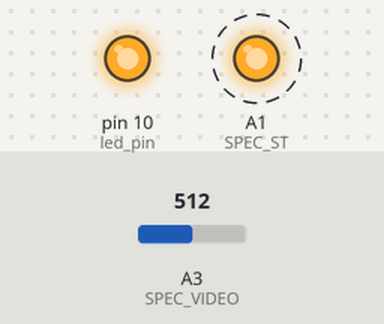
This sketch was run on a simulated Arduino Uno, built with avr-gcc and run on an emulated ATmega328P. Parts: output pins drawn as LEDs (lit = HIGH). Dashed ring = blinking. Inputs (shaded band) come from the test bench; at power-on: A3 (SPEC_VIDEO) = 512. Pins used as bus, display or sensor lines are not drawn; what the sketch prints to the serial monitor is not drawn.

Above: at 0.1 s.
Timing chart, 0 to 40.0 s (numbered marks = the images above):
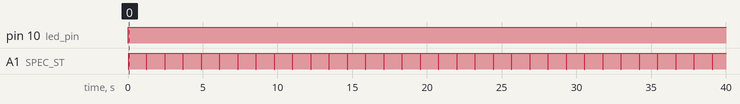

The sketch:

fluorometer.ino
```cpp
/*
This code is modified from the supporting document of
"Open-source fluorescence spectrometer for noncontact scientific research and education"
doi: https://doi.org/10.1021/acs.jchemed.1c00560
*/


#define SPEC_TRG A0
#define SPEC_ST A1
#define SPEC_CLK A2
#define SPEC_VIDEO A3
#define SPEC_CHANNELS 288 // New Spec Channel
uint16_t data[SPEC_CHANNELS];
#define N 3 // MAF N
uint16_t filteredData[SPEC_CHANNELS];
#define INT_TIME 32 //Integration Time
const int delay_time = 1000;
int led_pin=10;
int value=255; //0~255

void setup()
{
    //Set desired pins to OUTPUT
    pinMode(SPEC_CLK, OUTPUT);
    pinMode(SPEC_ST, OUTPUT);
    //pinMode(LASER_404, OUTPUT);
    //pinMode(WHITE_LED, OUTPUT);
    pinMode(led_pin, OUTPUT);
    digitalWrite(SPEC_CLK, HIGH); // Set SPEC_CLK High
    digitalWrite(SPEC_ST, LOW); // Set SPEC_ST Low
    Serial.begin(115200); // Baud Rate set to 115200
}
/*
This function reads spectrometer data from SPEC_VIDEO
See the Timing Chart in the Datasheet for more info
*/
void readSpectrometer()
{
    int delayTime = 1;
    // Start clock cycle and set start pulse to signal start
    digitalWrite(SPEC_CLK, LOW);
    delayMicroseconds(delayTime); //10000us = 0.01s
    digitalWrite(SPEC_CLK, HIGH);
    delayMicroseconds(delayTime);
    digitalWrite(SPEC_CLK, LOW);
    digitalWrite(SPEC_ST, HIGH);
    delayMicroseconds(delayTime);

    //Sample for a period of time
    for (int i = 0; i < 10; i++) {
        digitalWrite(SPEC_CLK, HIGH);
        delayMicroseconds(delayTime);
        digitalWrite(SPEC_CLK, LOW);
        delayMicroseconds(delayTime);
    }
    //Clock cycles for integration time //1
    for (int i = 0; i < INT_TIME; i++)
    {
        digitalWrite(SPEC_CLK, HIGH);
        digitalWrite(SPEC_CLK, LOW);
    }
    //Clock cycles for integration time //2
    for (int i = 0; i < INT_TIME; i++)
    {
        digitalWrite(SPEC_CLK, HIGH);
        digitalWrite(SPEC_CLK, LOW);
    }
    //Clock cycles for integration time //3
    for (int i = 0; i < INT_TIME; i++)
    {
        digitalWrite(SPEC_CLK, HIGH);
        digitalWrite(SPEC_CLK, LOW);
    }
    //Clock cycles for integration time //4
    for (int i = 0; i < INT_TIME; i++)
    {
        digitalWrite(SPEC_CLK, HIGH);
        digitalWrite(SPEC_CLK, LOW);
    }
    //Set SPEC_ST to low
    digitalWrite(SPEC_ST, LOW);
    //Sample for a period of time
    for (int i = 0; i < 87; i++)
    {
        digitalWrite(SPEC_CLK, HIGH);
        delayMicroseconds(delayTime);
        digitalWrite(SPEC_CLK, LOW);
        delayMicroseconds(delayTime);
    }
    //One more clock pulse before the actual read
    digitalWrite(SPEC_CLK, HIGH);
    delayMicroseconds(delayTime);
    digitalWrite(SPEC_CLK, LOW);
    delayMicroseconds(delayTime);
    //Read from SPEC_VIDEO
    for (int i = 0; i < SPEC_CHANNELS; i++)
    {
        data[i] = analogRead(SPEC_VIDEO);
        filteredData[i] = 0;
        if (i < N) {
            filteredData[i] = data[i];
        }

        if (i >= N) {
            for (int k = 0; k < N; k++) {
                filteredData[i - 1] += data[i - k];
            }
            filteredData[i - 1] = filteredData[i - 1] / N;

            if (i >= SPEC_CHANNELS - 1) {
                filteredData[i] = data[i];
            }
        }
        digitalWrite(SPEC_CLK, HIGH);
        delayMicroseconds(delayTime);
        digitalWrite(SPEC_CLK, LOW);
        delayMicroseconds(delayTime);
    }
    //Set SPEC_ST to high
    digitalWrite(SPEC_ST, HIGH);
    //Sample for a small amount of time
    for (int i = 0; i < 7; i++)
    {
        digitalWrite(SPEC_CLK, HIGH);
        delayMicroseconds(delayTime);
        digitalWrite(SPEC_CLK, LOW);
        delayMicroseconds(delayTime);
    }
    digitalWrite(SPEC_CLK, HIGH);
    delayMicroseconds(delayTime);
}
/*
The function below prints out data to the terminal or
processing plot
*/

void printData()
{
    for (int i = 0; i < SPEC_CHANNELS; i++)
    {
        Serial.print(i+1);
        Serial.print(",");
        Serial.print(filteredData[i]);
        Serial.print("\n");
    }
}

void loop()
{
    analogWrite(led_pin, value);
    readSpectrometer();
    printData();
    delay(delay_time);
}
```

Measured:
- by itself, pin 10 (led_pin): LOW → HIGH at 0.00 s
- by itself, A1 (SPEC_ST): alternates HIGH for 1.2 s and LOW for 0.04 s
